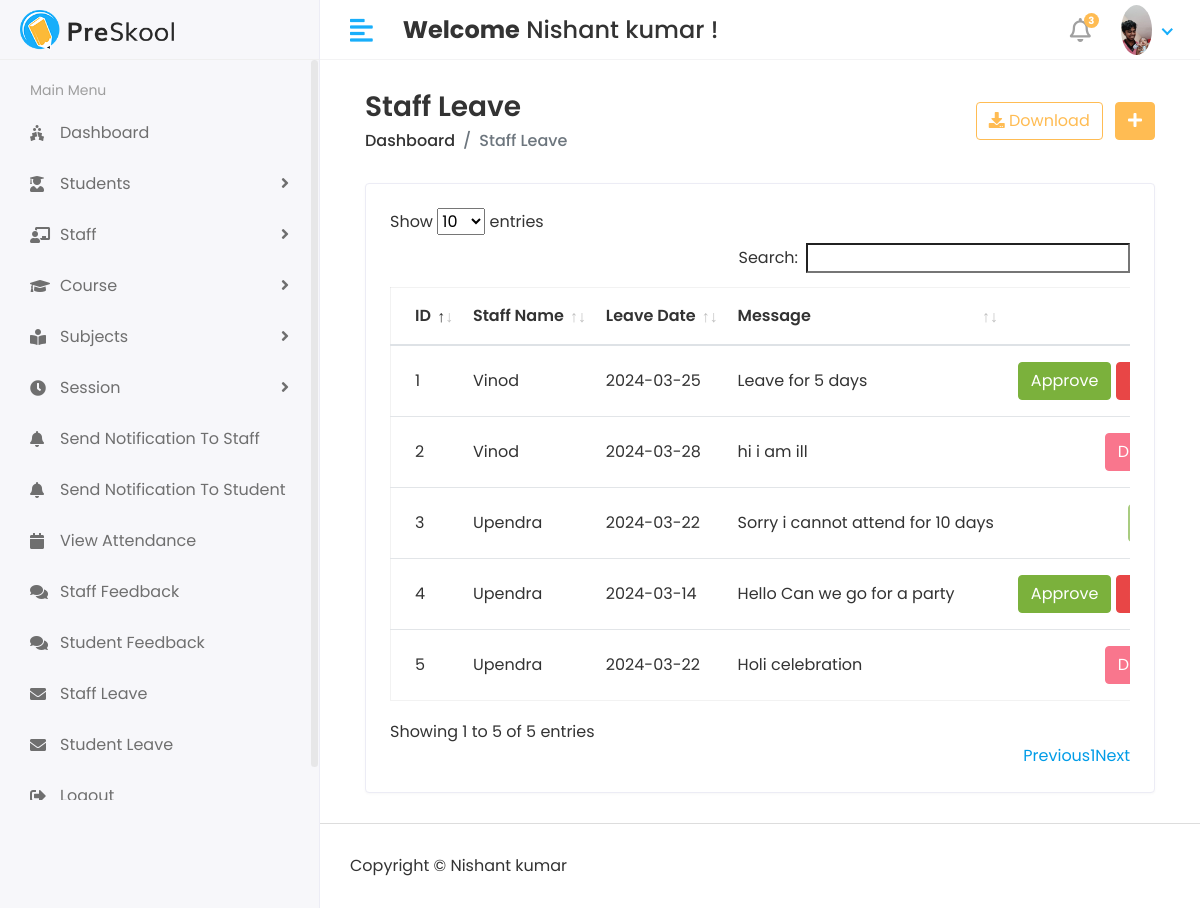
/Hod/Staff/Leave_View/ (signed in), run on the app's committed database.
### api/models.py (models this page shows, shortened)
class CustomUser(AbstractUser):
    User = (
        (1, 'HOD'),
        (2, 'STAFF'),
        (3, 'Student')
    )
    user_type = models.CharField(choices=User, max_length=50, default=1)
    profile_pic = models.ImageField(upload_to='media/profile_pic')

class Staff_Leave(models.Model):
    staff_id = models.ForeignKey(Staff, on_delete=models.CASCADE)
    data = models.CharField(max_length=150)
    message = models.TextField()
    status = models.IntegerField(default=0)
    created_at = models.DateTimeField(auto_now_add=True)
    updated_at = models.DateTimeField(auto_now_add=True)

class Staff(models.Model):
    admin = models.OneToOneField(CustomUser, on_delete=models.CASCADE)
    address = models.TextField()
    gender = models.CharField(max_length=100)
    created_at = models.DateTimeField(auto_now_add=True)
    updated_at = models.DateTimeField(auto_now=True)

### elearning/Hod_Views.py (the view)
# urls.py: path('Hod/Staff/Leave_View/', Hod_Views.LeaveStaffView, name="staff_leave_view"),
@login_required(login_url='/')
def LeaveStaffView(request):
    staff_leave = Staff_Leave.objects.all()
    context = {
        'staff_leave': staff_leave,
    }
    return render(request, 'Hod/staff_leave.html', context)

### templates/Hod/staff_leave.html (shortened to what this page needs)
{% extends 'base.html' %} {% block content %} {% load static %}
<div class="content container-fluid">
  <div class="page-header">
    <div class="row align-items-center">
      <div class="col">
        <h3 class="page-title">Staff Leave</h3>
        <ul class="breadcrumb">
          <li class="breadcrumb-item">
            <a href='{% url "hod/home/" %}'>Dashboard</a>
          </li>
          <li class="breadcrumb-item active">Staff Leave</li>
        </ul>
      </div>
      <div class="col-auto text-right float-right ml-auto">
        <a href="#" class="btn btn-outline-primary mr-2"
          ><i class="fas fa-download"></i> Download</a
        >
        <a href='{% url "addcourse" %}' class="btn btn-primary"
          ><i class="fas fa-plus"></i
        ></a>
      </div>
    </div>
  </div>
  <div class="row">
    <div class="col-sm-12">
      <div class="card card-table">
        <div class="card-body">
          <div class="table-responsive">
            <table id="table_id" class="table table-hover table-center mb-0">
              <thead>
                <tr>
                  <th>ID</th>
                  <th>Staff Name</th>
                  <th>Leave Date</th>
                  <th>Message</th>
                  <th class="text-right">Action</th>
                </tr>
              </thead>
              <tbody>
                {% for i in staff_leave %}
                <tr>
                  <td>{{i.id}}</td>
                  <td>{{i.staff_id.admin.first_name}}</td>
                  <td>{{i.data}}</td>
                  <td>{{i.message}}</td>
                  <td class="text-right">
                    <div class="actions">
                      {% if i.status == 0 %}
                      <a
                        href='{% url "approve_staff_leave" i.id %}'
                        class="btn btn-success"
                        >Approve</a
                      >
                      <a
                        href='{% url "disapprove_staff_leave" i.id %}'
                        class="btn btn-danger"
                        >DisApprove</a
                      >
                      {% elif i.status == 1 %}
                      <button class="btn btn-success" disabled="disabled">
                        Approved
                      </button>
                      {% else %}
                      <button class="btn btn-danger" disabled="disabled">
                        DisApproved
                      </button>
                      {% endif %}
                    </div>
                  </td>
                </tr>
                {% endfor %}
              </tbody>
            </table>
          </div>
        </div>
      </div>
    </div>
  </div>
</div>
{% endblock %}

### templates/includes/header.html (shortened to what this page needs)
{% load static %}
<div class="header">
  <div class="header-left">
    <a href="#" class="logo">
      <img src="{% static 'assets/img/logo.png' %}" alt="Logo" />
    </a>
  </div>
  <a href="javascript:void(0);" id="toggle_btn">
    <i class="fas fa-align-left"></i>
  </a>
  <div class="top-nav-search mt-3">
    <h4>
      <strong>Welcome</strong>&nbsp;<span
        >{{user.first_name}} {{ user.last_name }}</span
      >&nbsp;!
    </h4>
  </div>
  <ul class="nav user-menu">
    <li class="nav-item dropdown noti-dropdown">
      <a href="#" class="dropdown-toggle nav-link" data-toggle="dropdown">
        <i class="far fa-bell"></i> <span class="badge badge-pill">3</span>
      </a>
    </li>
    <li class="nav-item dropdown has-arrow">
      <a href="#" class="dropdown-toggle nav-link" data-toggle="dropdown">
        {% if user.profile_pic == "" %}
        <span class="user-img"
          ><img
            class="rounded-circle"
            src="{% static 'assets/img/img.png' %}"
            width="31"
            alt="Ryan Taylor"
        /></span>
        {% else %}
        <span class="user-img"
          ><img
            class="rounded-circle"
            src="/{{user.profile_pic}}"
            width="31"
            alt="Ryan Taylor"
        /></span>
        {% endif %}
      </a>
    </li>
  </ul>
</div>

### static/assets/css/style.css (style rules this page uses)
html { height: 100%; }
body { background-color: #fff; color: #333; font-family: 'Poppins', sans-serif; font-size: 1rem; height: 100%; line-height: 1.5; overflow-x: hidden; }
h1, h2, h3, h4, h5, h6 { font-family: 'Poppins', sans-serif; margin-top: 0; }
a { color: #009ce7; }
input, button, a { transition: all 0.4s ease; -moz-transition: all 0.4s ease; -o-transition: all 0.4s ease; -ms-transition: all 0.4s ease; -webkit-transition: all 0.4s ease; }
input, input:focus, button, button:focus { outline: none; }
ul, ol { padding: 0px; list-style: none; }
.table { color: #333; max-width: 100%; margin-bottom: 0; width: 100%; }
.table.dataTable { border-collapse: collapse !important; border: 1px solid rgba(0, 0, 0, 0.05); }
.table thead tr th { font-weight: 600; }
.table tbody tr { border-bottom: 1px solid rgba(0, 0, 0, 0.05); }
.table.table-center td, .table.table-center th { vertical-align: middle; }
.card-table .card-body .table > thead > tr > th { border-top: 0; }
.card-table .card-body .table tr td:first-child, .card-table .card-body .table tr th:first-child { padding-left: 1.5rem; }
.card-table .card-body .table tr td:last-child, .card-table .card-body .table tr th:last-child { padding-right: 1.5rem; }
.card-table .table td, .card-table .table th { border-top: 1px solid #e2e5e8; padding: 1rem 0.75rem; white-space: nowrap; }
.btn-primary { background-color: #FFBC53; border: 1px solid #FFBC53; }
.btn-success { background-color: #7bb13c; border: 1px solid #7bb13c }
.btn-danger { background-color: #e84646; border: 1px solid #e84646; }
.btn-danger.disabled, .btn-danger:disabled { background-color: #f62d51; border-color: #f62d51; color: #fff; }
.btn-outline-primary { color: #FFBC53; border-color: #FFBC53; }
.card { border: 1px solid #ececf5; box-shadow: 0 1px 3px 0 rgba(0, 0, 0, 0.03); margin-bottom: 1.875rem; }
.card-body { padding: 1.5rem; }
.header { background-color: #fff; border-bottom: 1px solid #f3f3f4; left: 0; position: fixed; right: 0; top: 0; z-index: 1001; height: 60px; }
.header .header-left { float: left; height: 60px; padding: 0 20px; position: relative; width: 320px; z-index: 1; transition: all 0.2s ease-in-out; background-color: #f7f7fa; border-bottom: 1px solid #efefef; border-right: 1px solid #ececf5; display: flex; align-items: center; }
.header .header-left .logo { display: inline-block; line-height: 60px; }
.header .header-left .logo img { max-height: 40px; width: auto; }
.header .dropdown-toggle:after { display: none; }
.header .has-arrow .dropdown-toggle:after { border-top: 0; border-left: 0; border-bottom: 2px solid #18aefa; border-right: 2px solid #18aefa; content: ''; height: 8px; display: inline-block; pointer-events: none; -webkit-transform-origin: 66% 66%; -ms-transform-origin: 66% 66%; transform-origin: 66% 66%; -webkit-transform: rotate(45deg); -ms-transform: rotate(45deg); transform: rotate(45deg); -webkit-transition: all 0.15s ease-in-out; transition: all 0.15s ease-in-out; width: 8px; vertical-align: 0px; }
.user-menu { float: right; margin: 0; position: relative; z-index: 99; padding-right: 15px; }
.user-menu.nav > li > a { color: #a0a0a0; font-size: 14px; line-height: 58px; padding: 0 15px; height: 60px; }
.user-img { margin-right: 3px; position: relative; }
.top-nav-search { float: left; margin-left: 15px; }
.page-header { margin-bottom: 1.875rem; }
.page-header .breadcrumb { background-color: transparent; color: #6c757d; font-size: 1rem; font-weight: 500; margin-bottom: 0; padding: 0; }
.page-header .breadcrumb a { color: #333; }
.page-title { font-size: 28px; font-weight: 600; color: #333; margin-bottom: 5px; }
.user-menu.nav > li > a .badge { background-color: #FFBC53; display: block; font-size: 10px; font-weight: bold; height: 15px; width: 15px; position: absolute; right: 7px; top: 13px; color: #fff; padding: 3px; }
.user-menu.nav > li > a > i { font-size: 1.5rem; line-height: 60px; }
@media (min-width: 992px) { #toggle_btn { align-items: center; color: #18aefa; display: inline-flex; float: left; font-size: 26px; height: 60px; justify-content: center; margin-left: 15px; padding: 0 15px; } }

### data on the page
CustomUser: first_name "Nishant", last_name "kumar", profile_pic (picture)
Staff_Leave: id "1", staff_id.admin.first_name "Vinod", data "2024-03-25", message "Leave for 5 days", status "Approve"
Staff_Leave: id "2", staff_id.admin.first_name "Vinod", data "2024-03-28", message "hi i am ill", status "DisApproved"
Staff_Leave: id "3", staff_id.admin.first_name "Upendra", data "2024-03-22", message "Sorry i cannot attend for 10 days"
Staff_Leave: id "4", staff_id.admin.first_name "Upendra", data "2024-03-14", message "Hello Can we go for a party", status "Approve"
Staff_Leave: id "5", staff_id.admin.first_name "Upendra", data "2024-03-22", message "Holi celebration", status "DisApproved"
